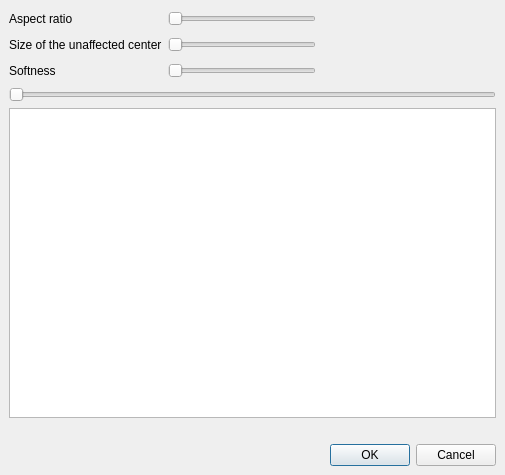
<?xml version="1.0" encoding="UTF-8"?>
<ui version="4.0">
 <class>artVignetteDialog</class>
 <widget class="QDialog" name="artVignetteDialog">
  <property name="geometry">
   <rect>
    <x>0</x>
    <y>0</y>
    <width>505</width>
    <height>475</height>
   </rect>
  </property>
  <property name="windowTitle">
   <string>Vignette</string>
  </property>
  <layout class="QGridLayout">
   <property name="leftMargin">
    <number>9</number>
   </property>
   <property name="topMargin">
    <number>9</number>
   </property>
   <property name="rightMargin">
    <number>9</number>
   </property>
   <property name="bottomMargin">
    <number>9</number>
   </property>
   <property name="spacing">
    <number>6</number>
   </property>
   <item row="7" column="0" colspan="4">
    <widget class="ADM_QSlider" name="horizontalSlider">
     <property name="orientation">
      <enum>Qt::Horizontal</enum>
     </property>
    </widget>
   </item>
   <item row="10" column="0" colspan="4">
    <widget class="QDialogButtonBox" name="buttonBox">
     <property name="orientation">
      <enum>Qt::Horizontal</enum>
     </property>
     <property name="standardButtons">
      <set>QDialogButtonBox::Cancel|QDialogButtonBox::Ok</set>
     </property>
    </widget>
   </item>
   <item row="8" column="0" colspan="4">
    <widget class="QGraphicsView" name="graphicsView"/>
   </item>
   <item row="9" column="3">
    <spacer>
     <property name="orientation">
      <enum>Qt::Vertical</enum>
     </property>
     <property name="sizeType">
      <enum>QSizePolicy::Fixed</enum>
     </property>
     <property name="sizeHint" stdset="0">
      <size>
       <width>20</width>
       <height>20</height>
      </size>
     </property>
    </spacer>
   </item>
   <item row="0" column="1">
    <widget class="QSlider" name="horizontalSliderAspect">
     <property name="minimum">
      <number>0</number>
     </property>
     <property name="maximum">
      <number>100</number>
     </property>
     <property name="orientation">
      <enum>Qt::Horizontal</enum>
     </property>
    </widget>
   </item>
   <item row="0" column="2">
    <spacer>
     <property name="orientation">
      <enum>Qt::Horizontal</enum>
     </property>
     <property name="sizeHint" stdset="0">
      <size>
       <width>40</width>
       <height>20</height>
      </size>
     </property>
    </spacer>
   </item>
   <item row="1" column="0">
    <widget class="QLabel" name="label">
     <property name="text">
      <string>Size of the unaffected center</string>
     </property>
    </widget>
   </item>
   <item row="2" column="0">
    <widget class="QLabel" name="label_2">
     <property name="text">
      <string>Softness</string>
     </property>
    </widget>
   </item>
   <item row="1" column="1">
    <widget class="QSlider" name="horizontalSliderCenter">
     <property name="maximum">
      <number>100</number>
     </property>
     <property name="orientation">
      <enum>Qt::Horizontal</enum>
     </property>
    </widget>
   </item>
   <item row="2" column="1">
    <widget class="QSlider" name="horizontalSliderSoft">
     <property name="maximum">
      <number>100</number>
     </property>
     <property name="orientation">
      <enum>Qt::Horizontal</enum>
     </property>
    </widget>
   </item>
   <item row="1" column="2">
    <spacer name="horizontalSpacer">
     <property name="orientation">
      <enum>Qt::Horizontal</enum>
     </property>
     <property name="sizeHint" stdset="0">
      <size>
       <width>40</width>
       <height>20</height>
      </size>
     </property>
    </spacer>
   </item>
   <item row="2" column="2">
    <spacer name="horizontalSpacer_2">
     <property name="orientation">
      <enum>Qt::Horizontal</enum>
     </property>
     <property name="sizeHint" stdset="0">
      <size>
       <width>40</width>
       <height>20</height>
      </size>
     </property>
    </spacer>
   </item>
   <item row="0" column="0">
    <widget class="QLabel" name="label_3">
     <property name="text">
      <string>Aspect ratio</string>
     </property>
    </widget>
   </item>
   <item row="4" column="0" colspan="3">
    <layout class="QHBoxLayout" name="toolboxLayout"/>
   </item>
  </layout>
 </widget>
 <customwidgets>
  <customwidget>
   <class>ADM_QSlider</class>
   <extends>QSlider</extends>
   <header>ADM_toolkitQt.h</header>
  </customwidget>
 </customwidgets>
 <tabstops>
  <tabstop>horizontalSlider</tabstop>
  <tabstop>graphicsView</tabstop>
 </tabstops>
 <resources/>
 <connections>
  <connection>
   <sender>buttonBox</sender>
   <signal>accepted()</signal>
   <receiver>artVignetteDialog</receiver>
   <slot>accept()</slot>
   <hints>
    <hint type="sourcelabel">
     <x>248</x>
     <y>254</y>
    </hint>
    <hint type="destinationlabel">
     <x>157</x>
     <y>274</y>
    </hint>
   </hints>
  </connection>
  <connection>
   <sender>buttonBox</sender>
   <signal>rejected()</signal>
   <receiver>artVignetteDialog</receiver>
   <slot>reject()</slot>
   <hints>
    <hint type="sourcelabel">
     <x>316</x>
     <y>260</y>
    </hint>
    <hint type="destinationlabel">
     <x>286</x>
     <y>274</y>
    </hint>
   </hints>
  </connection>
 </connections>
</ui>
